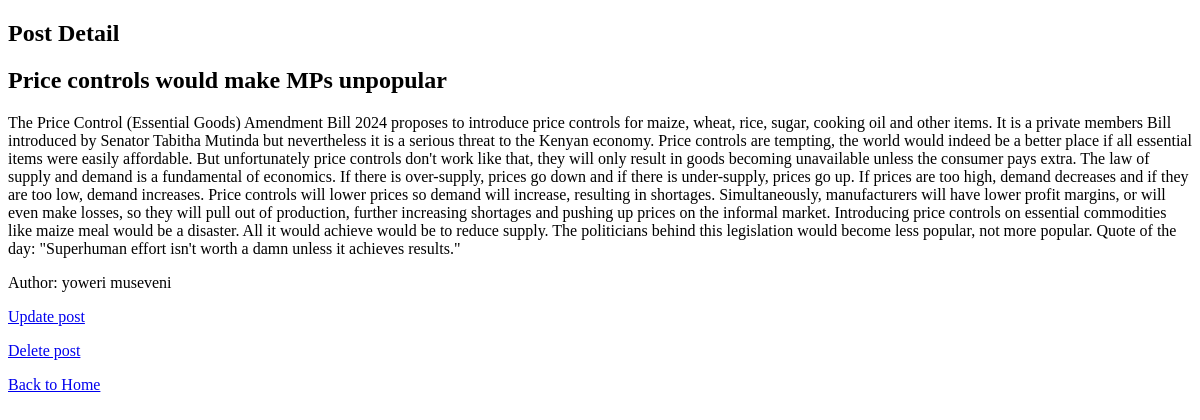
Page /detail/1/ on the committed database.
### NewsApp/models.py (models this page shows, shortened)
class Post(models.Model):
    title = models.CharField(max_length=100)
    content = models.TextField()
    status = models.BooleanField(default=True)
    created_at = models.DateTimeField()
    author = models.CharField(max_length=60)

### NewsApp/views.py (the view)
# urls.py: path('detail/<int:id>/', views.post_detail, name='detail'),
def post_detail(request, id):
    post = get_object_or_404(models.Post, id=id)
    return render(request, 'NewsApp/detail.html', {'post': post})

### NewsApp/templates/NewsApp/detail.html (shortened to what this page needs)
{% load static %}
<!DOCTYPE html>
<html lang="en">
  <head>
    <link rel="stylesheet" href="{% static "css/style.css" %}">
    <link href='https://unpkg.com/boxicons@2.1.4/css/boxicons.min.css' rel='stylesheet'>
  </head>
  <body>
    <section>
    <h1>Post Detail</h1>
    <div class="detail">
    <h2>
        {{ post.title }}
    </h2>
    <p>
        {{ post.content }}
    </p>
    <p>Author:
        {{ post.author }}
    </p>
    <p>
      <a href="{% url "update" post.id %}">Update post</a>
    </p>
    <p>
      <a href="{% url "delete" post.id %}">Delete post</a>
    </p>
    <p>
      <a href="{% url "list"  %}">Back to Home</a>
    </p>
    </div>
    </section>
  </body>
</html>

### rows in the picture
Post: title "Price controls would make MPs unpopular", content "The Price Control (Essential Goods) Amendment Bill 2024 proposes to introduce price controls for maize, wheat, rice, sugar, cooking oil and other items. It is a private members Bill introduced by Senator Tabitha Mutinda but nevertheless it is a serious threat to the Kenyan economy. Price controls are tempting, the world would indeed be a better place if all essential items were easily affordable. But unfortunately price controls don't work like that, they will only result in goods becoming unavailable unless the consumer pays extra. The law of supply and demand is a fundamental of economics. If there is over-supply, prices go down and if there is under-supply, prices go up. If prices are…", author "yoweri museveni"
